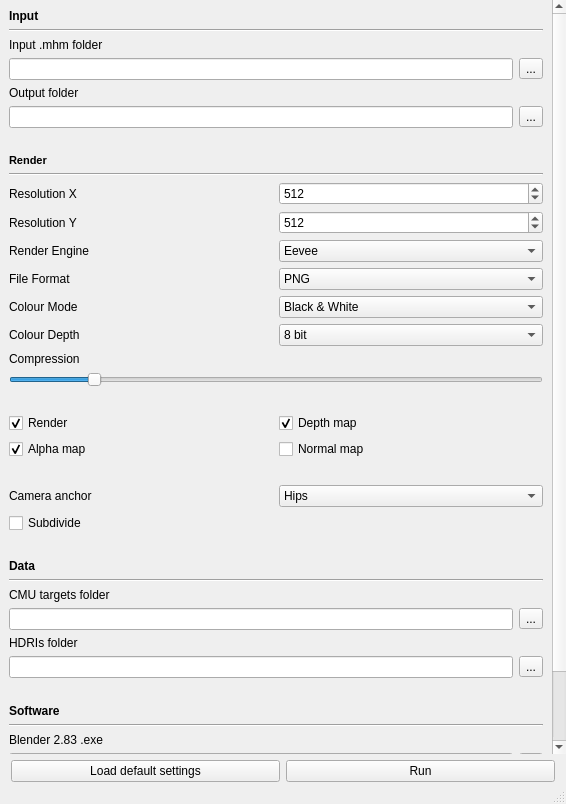
<?xml version="1.0" encoding="UTF-8"?>
<ui version="4.0">
 <class>mainWindow</class>
 <widget class="QMainWindow" name="mainWindow">
  <property name="geometry">
   <rect>
    <x>0</x>
    <y>0</y>
    <width>566</width>
    <height>804</height>
   </rect>
  </property>
  <property name="sizePolicy">
   <sizepolicy hsizetype="Preferred" vsizetype="Preferred">
    <horstretch>0</horstretch>
    <verstretch>0</verstretch>
   </sizepolicy>
  </property>
  <property name="contextMenuPolicy">
   <enum>Qt::DefaultContextMenu</enum>
  </property>
  <property name="windowTitle">
   <string> Human Database</string>
  </property>
  <property name="windowOpacity">
   <double>1.000000000000000</double>
  </property>
  <property name="documentMode">
   <bool>true</bool>
  </property>
  <widget class="QWidget" name="centralwidget">
   <property name="sizePolicy">
    <sizepolicy hsizetype="Preferred" vsizetype="Preferred">
     <horstretch>3</horstretch>
     <verstretch>0</verstretch>
    </sizepolicy>
   </property>
   <property name="layoutDirection">
    <enum>Qt::LeftToRight</enum>
   </property>
   <property name="autoFillBackground">
    <bool>false</bool>
   </property>
   <layout class="QVBoxLayout" name="verticalLayout_3">
    <property name="leftMargin">
     <number>0</number>
    </property>
    <property name="topMargin">
     <number>0</number>
    </property>
    <property name="rightMargin">
     <number>0</number>
    </property>
    <property name="bottomMargin">
     <number>0</number>
    </property>
    <item>
     <widget class="QScrollArea" name="scrollArea">
      <property name="frameShape">
       <enum>QFrame::NoFrame</enum>
      </property>
      <property name="frameShadow">
       <enum>QFrame::Plain</enum>
      </property>
      <property name="lineWidth">
       <number>0</number>
      </property>
      <property name="widgetResizable">
       <bool>true</bool>
      </property>
      <widget class="QWidget" name="scrollAreaWidgetContents_2">
       <property name="geometry">
        <rect>
         <x>0</x>
         <y>-240</y>
         <width>545</width>
         <height>982</height>
        </rect>
       </property>
       <layout class="QVBoxLayout" name="verticalLayout_2">
        <item>
         <layout class="QVBoxLayout" name="input_header_layout">
          <item>
           <widget class="QLabel" name="input_header">
            <property name="font">
             <font>
              <weight>75</weight>
              <italic>false</italic>
              <bold>true</bold>
              <strikeout>false</strikeout>
              <kerning>true</kerning>
             </font>
            </property>
            <property name="text">
             <string>Input</string>
            </property>
           </widget>
          </item>
          <item>
           <widget class="Line" name="input_line">
            <property name="orientation">
             <enum>Qt::Horizontal</enum>
            </property>
           </widget>
          </item>
         </layout>
        </item>
        <item>
         <layout class="QVBoxLayout" name="input_mhm_layout">
          <item>
           <widget class="QLabel" name="input_mhm_label">
            <property name="text">
             <string>Input .mhm folder</string>
            </property>
            <property name="buddy">
             <cstring>input_mhm_line_edit</cstring>
            </property>
           </widget>
          </item>
          <item>
           <layout class="QHBoxLayout" name="input_mhm_line_layout">
            <item>
             <widget class="QLineEdit" name="input_mhm_line_edit"/>
            </item>
            <item>
             <widget class="QToolButton" name="input_mhm_tool_button">
              <property name="text">
               <string>...</string>
              </property>
             </widget>
            </item>
           </layout>
          </item>
         </layout>
        </item>
        <item>
         <layout class="QVBoxLayout" name="output_folder_layout">
          <item>
           <widget class="QLabel" name="output_folder_label">
            <property name="text">
             <string>Output folder</string>
            </property>
            <property name="buddy">
             <cstring>input_mhm_line_edit</cstring>
            </property>
           </widget>
          </item>
          <item>
           <layout class="QHBoxLayout" name="output_folder_line_layout">
            <item>
             <widget class="QLineEdit" name="output_folder_line_edit"/>
            </item>
            <item>
             <widget class="QToolButton" name="output_folder_tool_button">
              <property name="text">
               <string>...</string>
              </property>
             </widget>
            </item>
           </layout>
          </item>
         </layout>
        </item>
        <item>
         <spacer name="horizontal_spacer_4">
          <property name="orientation">
           <enum>Qt::Horizontal</enum>
          </property>
          <property name="sizeHint" stdset="0">
           <size>
            <width>40</width>
            <height>20</height>
           </size>
          </property>
         </spacer>
        </item>
        <item>
         <layout class="QVBoxLayout" name="render_header_layout">
          <item>
           <widget class="QLabel" name="output_header">
            <property name="font">
             <font>
              <pointsize>8</pointsize>
              <weight>75</weight>
              <bold>true</bold>
             </font>
            </property>
            <property name="text">
             <string>Render</string>
            </property>
           </widget>
          </item>
          <item>
           <widget class="Line" name="render_line">
            <property name="orientation">
             <enum>Qt::Horizontal</enum>
            </property>
           </widget>
          </item>
         </layout>
        </item>
        <item>
         <layout class="QHBoxLayout" name="resolution_x_layout">
          <item>
           <widget class="QLabel" name="resolution_x_label">
            <property name="text">
             <string>Resolution X</string>
            </property>
            <property name="buddy">
             <cstring>resolution_x_spin_box</cstring>
            </property>
           </widget>
          </item>
          <item>
           <widget class="QSpinBox" name="resolution_x_spin_box">
            <property name="minimum">
             <number>8</number>
            </property>
            <property name="maximum">
             <number>16384</number>
            </property>
            <property name="singleStep">
             <number>10</number>
            </property>
            <property name="value">
             <number>512</number>
            </property>
           </widget>
          </item>
         </layout>
        </item>
        <item>
         <layout class="QHBoxLayout" name="resolution_y_layout">
          <item>
           <widget class="QLabel" name="resolution_y_label">
            <property name="text">
             <string>Resolution Y</string>
            </property>
            <property name="buddy">
             <cstring>resolution_y_spin_box</cstring>
            </property>
           </widget>
          </item>
          <item>
           <widget class="QSpinBox" name="resolution_y_spin_box">
            <property name="minimum">
             <number>8</number>
            </property>
            <property name="maximum">
             <number>16384</number>
            </property>
            <property name="singleStep">
             <number>10</number>
            </property>
            <property name="value">
             <number>512</number>
            </property>
           </widget>
          </item>
         </layout>
        </item>
        <item>
         <layout class="QHBoxLayout" name="render_engine_layout">
          <item>
           <widget class="QLabel" name="render_engine_label">
            <property name="text">
             <string>Render Engine</string>
            </property>
            <property name="buddy">
             <cstring>render_engine_combo_box</cstring>
            </property>
           </widget>
          </item>
          <item>
           <widget class="QComboBox" name="render_engine_combo_box">
            <property name="currentIndex">
             <number>0</number>
            </property>
            <item>
             <property name="text">
              <string>Eevee</string>
             </property>
            </item>
            <item>
             <property name="text">
              <string>Cycles</string>
             </property>
            </item>
            <item>
             <property name="text">
              <string>Workbench</string>
             </property>
            </item>
           </widget>
          </item>
         </layout>
        </item>
        <item>
         <layout class="QHBoxLayout" name="file_format_layout">
          <item>
           <widget class="QLabel" name="file_format_label">
            <property name="text">
             <string>File Format</string>
            </property>
            <property name="buddy">
             <cstring>file_format_combo_box</cstring>
            </property>
           </widget>
          </item>
          <item>
           <widget class="QComboBox" name="file_format_combo_box">
            <item>
             <property name="text">
              <string>PNG</string>
             </property>
            </item>
            <item>
             <property name="text">
              <string>JPEG</string>
             </property>
            </item>
            <item>
             <property name="text">
              <string>TIFF</string>
             </property>
            </item>
           </widget>
          </item>
         </layout>
        </item>
        <item>
         <layout class="QHBoxLayout" name="colour_mode_layout">
          <item>
           <widget class="QLabel" name="colour_mode_label">
            <property name="text">
             <string>Colour Mode</string>
            </property>
            <property name="buddy">
             <cstring>colour_mode_combo_box</cstring>
            </property>
           </widget>
          </item>
          <item>
           <widget class="QComboBox" name="colour_mode_combo_box">
            <property name="currentText">
             <string>Black &amp; White</string>
            </property>
            <property name="currentIndex">
             <number>2</number>
            </property>
            <item>
             <property name="text">
              <string>RGB</string>
             </property>
            </item>
            <item>
             <property name="text">
              <string>RGBA</string>
             </property>
            </item>
            <item>
             <property name="text">
              <string>Black &amp; White</string>
             </property>
            </item>
           </widget>
          </item>
         </layout>
        </item>
        <item>
         <layout class="QHBoxLayout" name="colour_depth_layout">
          <item>
           <widget class="QLabel" name="colour_depth_label">
            <property name="text">
             <string>Colour Depth</string>
            </property>
            <property name="buddy">
             <cstring>colour_depth_combo_box</cstring>
            </property>
           </widget>
          </item>
          <item>
           <widget class="QComboBox" name="colour_depth_combo_box">
            <item>
             <property name="text">
              <string>8 bit</string>
             </property>
            </item>
            <item>
             <property name="text">
              <string>16 bit</string>
             </property>
            </item>
           </widget>
          </item>
         </layout>
        </item>
        <item>
         <layout class="QVBoxLayout" name="verticalLayout">
          <item>
           <widget class="QLabel" name="compression_label">
            <property name="text">
             <string>Compression</string>
            </property>
            <property name="buddy">
             <cstring>compression_horizontal_slider</cstring>
            </property>
           </widget>
          </item>
          <item>
           <widget class="QSlider" name="compression_horizontal_slider">
            <property name="maximum">
             <number>100</number>
            </property>
            <property name="value">
             <number>15</number>
            </property>
            <property name="orientation">
             <enum>Qt::Horizontal</enum>
            </property>
            <property name="invertedAppearance">
             <bool>false</bool>
            </property>
            <property name="invertedControls">
             <bool>false</bool>
            </property>
           </widget>
          </item>
         </layout>
        </item>
        <item>
         <spacer name="horizontal_spacer_1">
          <property name="orientation">
           <enum>Qt::Horizontal</enum>
          </property>
          <property name="sizeHint" stdset="0">
           <size>
            <width>40</width>
            <height>20</height>
           </size>
          </property>
         </spacer>
        </item>
        <item>
         <layout class="QHBoxLayout" name="passes_01_layout">
          <item>
           <widget class="QCheckBox" name="render_check_box">
            <property name="enabled">
             <bool>true</bool>
            </property>
            <property name="text">
             <string>Render</string>
            </property>
            <property name="checked">
             <bool>true</bool>
            </property>
           </widget>
          </item>
          <item>
           <widget class="QCheckBox" name="depth_check_box">
            <property name="text">
             <string>Depth map</string>
            </property>
            <property name="checked">
             <bool>true</bool>
            </property>
           </widget>
          </item>
         </layout>
        </item>
        <item>
         <layout class="QHBoxLayout" name="passes_02_layout">
          <item>
           <widget class="QCheckBox" name="alpha_check_box">
            <property name="text">
             <string>Alpha map</string>
            </property>
            <property name="checked">
             <bool>true</bool>
            </property>
           </widget>
          </item>
          <item>
           <widget class="QCheckBox" name="normal_check_box">
            <property name="text">
             <string>Normal map</string>
            </property>
           </widget>
          </item>
         </layout>
        </item>
        <item>
         <spacer name="horizontal_spacer_2">
          <property name="orientation">
           <enum>Qt::Horizontal</enum>
          </property>
          <property name="sizeHint" stdset="0">
           <size>
            <width>40</width>
            <height>20</height>
           </size>
          </property>
         </spacer>
        </item>
        <item>
         <layout class="QHBoxLayout" name="anchor_layout">
          <item>
           <widget class="QLabel" name="camera_anchor_label">
            <property name="text">
             <string>Camera anchor</string>
            </property>
            <property name="buddy">
             <cstring>camera_anchor_combo_box</cstring>
            </property>
           </widget>
          </item>
          <item>
           <widget class="QComboBox" name="camera_anchor_combo_box">
            <item>
             <property name="text">
              <string>Hips</string>
             </property>
            </item>
            <item>
             <property name="text">
              <string>Head</string>
             </property>
            </item>
           </widget>
          </item>
         </layout>
        </item>
        <item>
         <widget class="QCheckBox" name="subdivide_check_box">
          <property name="text">
           <string>Subdivide</string>
          </property>
         </widget>
        </item>
        <item>
         <spacer name="horizontal_spacer_3">
          <property name="orientation">
           <enum>Qt::Horizontal</enum>
          </property>
          <property name="sizeHint" stdset="0">
           <size>
            <width>40</width>
            <height>20</height>
           </size>
          </property>
         </spacer>
        </item>
        <item>
         <layout class="QVBoxLayout" name="data_header_layout">
          <item>
           <widget class="QLabel" name="data_header">
            <property name="font">
             <font>
              <weight>75</weight>
              <bold>true</bold>
             </font>
            </property>
            <property name="text">
             <string>Data</string>
            </property>
           </widget>
          </item>
          <item>
           <widget class="Line" name="data_line">
            <property name="orientation">
             <enum>Qt::Horizontal</enum>
            </property>
           </widget>
          </item>
         </layout>
        </item>
        <item>
         <layout class="QVBoxLayout" name="cmu_targets_layout">
          <item>
           <widget class="QLabel" name="cmu_targets_label">
            <property name="text">
             <string>CMU targets folder</string>
            </property>
            <property name="buddy">
             <cstring>input_mhm_line_edit</cstring>
            </property>
           </widget>
          </item>
          <item>
           <layout class="QHBoxLayout" name="cmu_targets_line_layout">
            <item>
             <widget class="QLineEdit" name="cmu_targets_line_edit"/>
            </item>
            <item>
             <widget class="QToolButton" name="cmu_targets_tool_button">
              <property name="text">
               <string>...</string>
              </property>
             </widget>
            </item>
           </layout>
          </item>
         </layout>
        </item>
        <item>
         <layout class="QVBoxLayout" name="hdri_layout">
          <item>
           <widget class="QLabel" name="hdri_label_2">
            <property name="text">
             <string>HDRIs folder</string>
            </property>
            <property name="buddy">
             <cstring>input_mhm_line_edit</cstring>
            </property>
           </widget>
          </item>
          <item>
           <layout class="QHBoxLayout" name="hdri_line_layout">
            <item>
             <widget class="QLineEdit" name="hdri_line_edit"/>
            </item>
            <item>
             <widget class="QToolButton" name="hdri_tool_button">
              <property name="text">
               <string>...</string>
              </property>
             </widget>
            </item>
           </layout>
          </item>
         </layout>
        </item>
        <item>
         <spacer name="horizontal_spacer_5">
          <property name="orientation">
           <enum>Qt::Horizontal</enum>
          </property>
          <property name="sizeHint" stdset="0">
           <size>
            <width>476</width>
            <height>20</height>
           </size>
          </property>
         </spacer>
        </item>
        <item>
         <layout class="QVBoxLayout" name="software_header_layout">
          <item>
           <widget class="QLabel" name="software_header">
            <property name="font">
             <font>
              <weight>75</weight>
              <bold>true</bold>
             </font>
            </property>
            <property name="text">
             <string>Software</string>
            </property>
           </widget>
          </item>
          <item>
           <widget class="Line" name="software_line">
            <property name="orientation">
             <enum>Qt::Horizontal</enum>
            </property>
           </widget>
          </item>
         </layout>
        </item>
        <item>
         <layout class="QVBoxLayout" name="blender_283_layout">
          <item>
           <widget class="QLabel" name="blender_283_label">
            <property name="text">
             <string>Blender 2.83 .exe</string>
            </property>
            <property name="buddy">
             <cstring>input_mhm_line_edit</cstring>
            </property>
           </widget>
          </item>
          <item>
           <layout class="QHBoxLayout" name="blender_283_line_layout">
            <item>
             <widget class="QLineEdit" name="blender_283_line_edit"/>
            </item>
            <item>
             <widget class="QToolButton" name="blender_283_tool_button">
              <property name="text">
               <string>...</string>
              </property>
             </widget>
            </item>
           </layout>
          </item>
         </layout>
        </item>
        <item>
         <layout class="QVBoxLayout" name="blender_279_layout">
          <item>
           <widget class="QLabel" name="blender_279_label">
            <property name="text">
             <string>Blender 2.79 .exe</string>
            </property>
            <property name="buddy">
             <cstring>input_mhm_line_edit</cstring>
            </property>
           </widget>
          </item>
          <item>
           <layout class="QHBoxLayout" name="blender_279_line_layout">
            <item>
             <widget class="QLineEdit" name="blender_279_line_edit"/>
            </item>
            <item>
             <widget class="QToolButton" name="blender_279_tool_button">
              <property name="text">
               <string>...</string>
              </property>
             </widget>
            </item>
           </layout>
          </item>
         </layout>
        </item>
       </layout>
      </widget>
     </widget>
    </item>
    <item>
     <layout class="QHBoxLayout" name="buttons_layout">
      <property name="leftMargin">
       <number>11</number>
      </property>
      <property name="rightMargin">
       <number>11</number>
      </property>
      <item>
       <widget class="QPushButton" name="load_defaults_button">
        <property name="text">
         <string>Load default settings</string>
        </property>
       </widget>
      </item>
      <item>
       <widget class="QPushButton" name="run_button">
        <property name="text">
         <string>Run</string>
        </property>
       </widget>
      </item>
     </layout>
    </item>
   </layout>
  </widget>
  <widget class="QStatusBar" name="statusbar"/>
 </widget>
 <tabstops>
  <tabstop>render_engine_combo_box</tabstop>
  <tabstop>file_format_combo_box</tabstop>
  <tabstop>subdivide_check_box</tabstop>
  <tabstop>colour_mode_combo_box</tabstop>
  <tabstop>colour_depth_combo_box</tabstop>
  <tabstop>camera_anchor_combo_box</tabstop>
  <tabstop>compression_horizontal_slider</tabstop>
  <tabstop>depth_check_box</tabstop>
  <tabstop>normal_check_box</tabstop>
  <tabstop>alpha_check_box</tabstop>
 </tabstops>
 <resources/>
 <connections/>
</ui>
